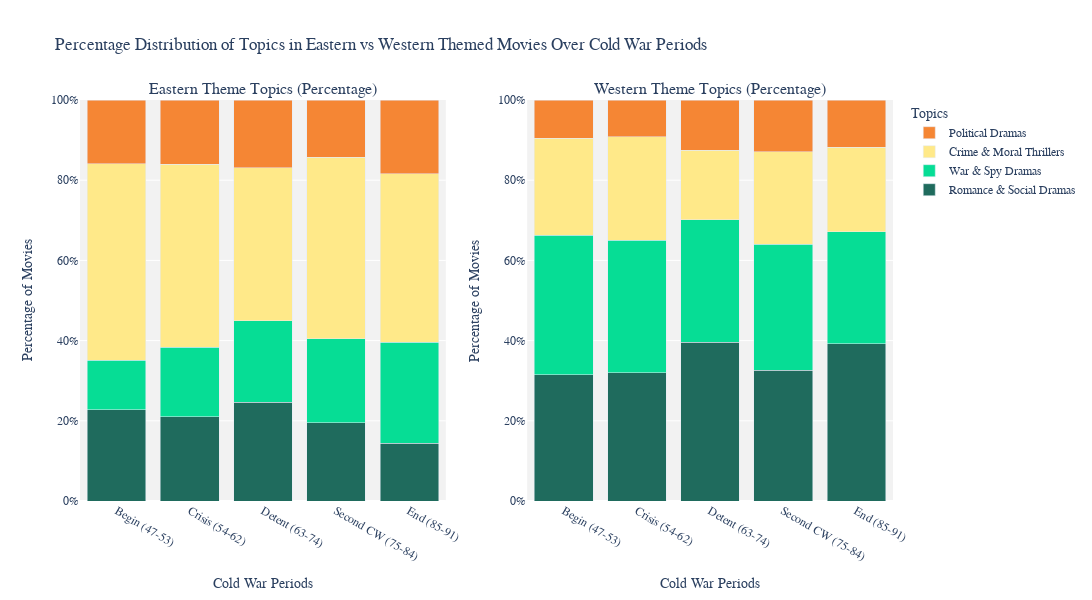

Notebook source saved alongside this figure:
### Code cell
eastern_percent = eastern_df.div(eastern_df.sum(axis=1), axis=0) * 100
western_percent = western_df.div(western_df.sum(axis=1), axis=0) * 100

print("Eastern themes", eastern_percent.astype(int))
print("Western themes", western_percent.astype(int))

# change background color

# Create subplots: one for Eastern and one for Western
fig = make_subplots(
    rows=1, cols=2,
    subplot_titles=["Eastern Theme Topics (Percentage)", "Western Theme Topics (Percentage)"]
    
)

# Add stacked bars for Eastern (with legend)
for topic in eastern_percent.columns:
    fig.add_trace(
        go.Bar(
            x=periods,
            y=eastern_percent[topic],
            name=topic,
            marker_color=topic_colors[topic],
            hovertemplate='Period: %{x}<br>Topic: '+topic+'<br>Percentage: %{y:.1f}%<extra></extra>'
        ),
        row=1, col=1
    )

# Add stacked bars for Western (no legend to avoid duplication)
for topic in western_percent.columns:
    fig.add_trace(
        go.Bar(
            x=periods,
            y=western_percent[topic],
            name=topic,
            marker_color=topic_colors[topic],
            hovertemplate='Period: %{x}<br>Topic: '+topic+'<br>Percentage: %{y:.1f}%<extra></extra>',
            showlegend=False
        ),
        row=1, col=2
    )

fig.update_layout(
    barmode='stack',
    title_text='Percentage Distribution of Topics in Eastern vs Western Themed Movies Over Cold War Periods',
    height=600, width=1200,
    legend_title_text='Topics',
    font_family="Helvetica",
    plot_bgcolor='#F2F2F2',
)

fig.update_xaxes(title_text="Cold War Periods", row=1, col=1)
fig.update_yaxes(title_text="Percentage of Movies", ticksuffix='%', range=[0,100], row=1, col=1)

fig.update_xaxes(title_text="Cold War Periods", row=1, col=2)
fig.update_yaxes(title_text="Percentage of Movies", ticksuffix='%', range=[0,100], row=1, col=2)

# save as html
# fig.write_html("plots/theme_topics.html")

fig.show()

### Figure 1 — Plotly figure (JSON) as saved in the notebook; plotly's stock layout.template omitted (floating-point values rounded to 4 significant figures)
{"data": [{"hovertemplate": "Period: %{x}<br>Topic: Romance & Social Dramas<br>Percentage: %{y:.1f}%<extra></extra>", "marker": {"color": "#1F6B5D"}, "name": "Romance & Social Dramas", "type": "bar", "x": ["Begin (47-53)", "Crisis (54-62)", "Detent (63-74)", "Second CW (75-84)", "End (85-91)"], "xaxis": "x", "y": [22.77, 21.07, 24.69, 19.55, 14.36], "yaxis": "y"}, {"hovertemplate": "Period: %{x}<br>Topic: War & Spy Dramas<br>Percentage: %{y:.1f}%<extra></extra>", "marker": {"color": "#06DD95"}, "name": "War & Spy Dramas", "type": "bar", "x": ["Begin (47-53)", "Crisis (54-62)", "Detent (63-74)", "Second CW (75-84)", "End (85-91)"], "xaxis": "x", "y": [12.38, 17.3, 20.25, 20.9, 25.2], "yaxis": "y"}, {"hovertemplate": "Period: %{x}<br>Topic: Crime & Moral Thrillers<br>Percentage: %{y:.1f}%<extra></extra>", "marker": {"color": "#FFE989"}, "name": "Crime & Moral Thrillers", "type": "bar", "x": ["Begin (47-53)", "Crisis (54-62)", "Detent (63-74)", "Second CW (75-84)", "End (85-91)"], "xaxis": "x", "y": [49.01, 45.6, 38.11, 45.26, 42.01], "yaxis": "y"}, {"hovertemplate": "Period: %{x}<br>Topic: Political Dramas<br>Percentage: %{y:.1f}%<extra></extra>", "marker": {"color": "#F58634"}, "name": "Political Dramas", "type": "bar", "x": ["Begin (47-53)", "Crisis (54-62)", "Detent (63-74)", "Second CW (75-84)", "End (85-91)"], "xaxis": "x", "y": [15.84, 16.04, 16.95, 14.29, 18.43], "yaxis": "y"}, {"hovertemplate": "Period: %{x}<br>Topic: Romance & Social Dramas<br>Percentage: %{y:.1f}%<extra></extra>", "marker": {"color": "#1F6B5D"}, "name": "Romance & Social Dramas", "showlegend": false, "type": "bar", "x": ["Begin (47-53)", "Crisis (54-62)", "Detent (63-74)", "Second CW (75-84)", "End (85-91)"], "xaxis": "x2", "y": [31.44, 32.05, 39.53, 32.62, 39.26], "yaxis": "y2"}, {"hovertemplate": "Period: %{x}<br>Topic: War & Spy Dramas<br>Percentage: %{y:.1f}%<extra></extra>", "marker": {"color": "#06DD95"}, "name": "War & Spy Dramas", "showlegend": false, "type": "bar", "x": ["Begin (47-53)", "Crisis (54-62)", "Detent (63-74)", "Second CW (75-84)", "End (85-91)"], "xaxis": "x2", "y": [34.85, 33.01, 30.54, 31.45, 27.85], "yaxis": "y2"}, {"hovertemplate": "Period: %{x}<br>Topic: Crime & Moral Thrillers<br>Percentage: %{y:.1f}%<extra></extra>", "marker": {"color": "#FFE989"}, "name": "Crime & Moral Thrillers", "showlegend": false, "type": "bar", "x": ["Begin (47-53)", "Crisis (54-62)", "Detent (63-74)", "Second CW (75-84)", "End (85-91)"], "xaxis": "x2", "y": [24.15, 25.76, 17.36, 23.05, 21.08], "yaxis": "y2"}, {"hovertemplate": "Period: %{x}<br>Topic: Political Dramas<br>Percentage: %{y:.1f}%<extra></extra>", "marker": {"color": "#F58634"}, "name": "Political Dramas", "showlegend": false, "type": "bar", "x": ["Begin (47-53)", "Crisis (54-62)", "Detent (63-74)", "Second CW (75-84)", "End (85-91)"], "xaxis": "x2", "y": [9.567, 9.179, 12.56, 12.89, 11.8], "yaxis": "y2"}], "layout": {"annotations": [{"font": {"size": 16}, "showarrow": false, "text": "Eastern Theme Topics (Percentage)", "x": 0.225, "xanchor": "center", "xref": "paper", "y": 1, "yanchor": "bottom", "yref": "paper"}, {"font": {"size": 16}, "showarrow": false, "text": "Western Theme Topics (Percentage)", "x": 0.775, "xanchor": "center", "xref": "paper", "y": 1, "yanchor": "bottom", "yref": "paper"}], "barmode": "stack", "font": {"family": "Helvetica"}, "height": 600, "legend": {"title": {"text": "Topics"}}, "plot_bgcolor": "#F2F2F2", "title": {"text": "Percentage Distribution of Topics in Eastern vs Western Themed Movies Over Cold War Periods"}, "width": 1200, "xaxis": {"anchor": "y", "domain": [0, 0.45], "title": {"text": "Cold War Periods"}}, "xaxis2": {"anchor": "y2", "domain": [0.55, 1], "title": {"text": "Cold War Periods"}}, "yaxis": {"anchor": "x", "domain": [0, 1], "range": [0, 100], "ticksuffix": "%", "title": {"text": "Percentage of Movies"}}, "yaxis2": {"anchor": "x2", "domain": [0, 1], "range": [0, 100], "ticksuffix": "%", "title": {"text": "Percentage of Movies"}}}}
